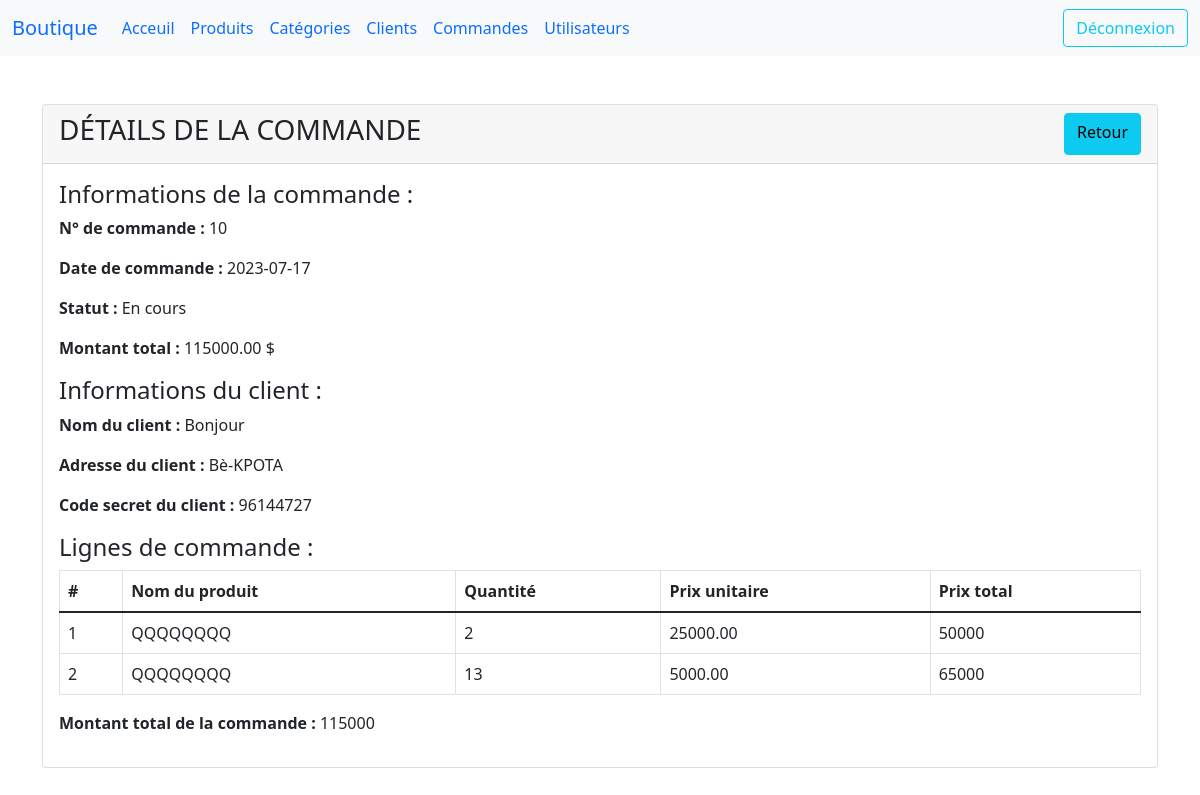
Page /exo-ecom/details-commande.php?id=8 on the committed database.
### tables this page shows
CREATE TABLE IF NOT EXISTS `commande` (
  `ID` int NOT NULL AUTO_INCREMENT,
  `date_commande` date NOT NULL,
  `statut` varchar(255) DEFAULT NULL,
  `montant_total` decimal(10,2) NOT NULL,
  `Client_ID` int NOT NULL,
  `Customer_ID` int NOT NULL,
  PRIMARY KEY (`ID`),
  KEY `Client_ID` (`Client_ID`),
  KEY `fk_commande_customer` (`Customer_ID`)
);

CREATE TABLE IF NOT EXISTS `customer` (
  `ID` int NOT NULL AUTO_INCREMENT,
  `nom` varchar(255) NOT NULL,
  `adresse` varchar(255) DEFAULT NULL,
  `email` varchar(255) NOT NULL,
  `mot_de_passe` varchar(255) NOT NULL,
  PRIMARY KEY (`ID`)
);

CREATE TABLE IF NOT EXISTS `commandeline` (
  `ID` int NOT NULL AUTO_INCREMENT,
  `quantite` int NOT NULL,
  `prix_unitaire` decimal(10,2) NOT NULL,
  `Client_ID` int NOT NULL,
  `Commande_ID` int NOT NULL,
  `Produit_ID` int NOT NULL,
  `Customer_ID` int NOT NULL,
  PRIMARY KEY (`ID`),
  KEY `Client_ID` (`Client_ID`),
  KEY `Commande_ID` (`Commande_ID`),
  KEY `Produit_ID` (`Produit_ID`),
  KEY `fk_commandeline_customer` (`Customer_ID`)
);

CREATE TABLE IF NOT EXISTS `produit` (
  `ID` int NOT NULL AUTO_INCREMENT,
  `nom` varchar(255) NOT NULL,
  `description` text,
  `prix` decimal(10,2) NOT NULL,
  `quantite_stock` int NOT NULL,
  `image` varchar(255) DEFAULT NULL,
  `Categorie_ID` int DEFAULT NULL,
  PRIMARY KEY (`ID`),
  KEY `Categorie_ID` (`Categorie_ID`)
);

### exo-ecom/details-commande.php (the view, shortened to what this page needs)
<?php
if (isset($_GET['id']) && !empty($_GET['id'])) {
    $orderId = $_GET['id'];
    require_once 'con_db.php';
    $query = "SELECT c.*, cu.*
              FROM commande c
              INNER JOIN customer cu ON c.Client_ID = cu.ID
              WHERE c.ID = $orderId";
    $result = mysqli_query($con, $query);
    if (mysqli_num_rows($result) > 0) {
        $row = mysqli_fetch_assoc($result);
        $queryCommandeLine = "SELECT cl.*, p.nom AS nom_produit, p.prix AS prix_unitaire
                              FROM commandeline cl
                              INNER JOIN produit p ON cl.Produit_ID = p.ID
                              WHERE cl.Commande_ID = $orderId";
        $resultCommandeLine = mysqli_query($con, $queryCommandeLine);
    } else {
        header("Location: afficher-commandes.php");
        exit();
    }
} else {
    header("Location: afficher-commandes.php");
    exit();
}
?>
<!DOCTYPE html>
<html lang="en">
<head>
    <link rel="stylesheet" href="bootstrap/css/bootstrap.min.css">
</head>
<body>
<?php include 'navbar.php'?>
<div class="container mt-5">
    <div class="card">
        <div class="card-header d-flex align-content-center justify-content-between">
            <h3>DÉTAILS DE LA COMMANDE</h3>
            <a class="btn btn-info" href="command-list.php">Retour</a>
        </div>
        <div class="card-body">
            <h4>Informations de la commande :</h4>
            <p><strong>N° de commande :</strong> <?php echo $row['ID']; ?></p>
            <p><strong>Date de commande :</strong> <?php echo $row['date_commande']; ?></p>
            <p><strong>Statut :</strong> <?php echo $row['statut']; ?></p>
            <p><strong>Montant total :</strong> <?php echo $row['montant_total']; ?> $</p>
            <h4>Informations du client :</h4>
            <p><strong>Nom du client :</strong> <?php echo $row['nom']; ?></p>
            <p><strong>Adresse du client :</strong> <?php echo $row['adresse']; ?></p>
            <p><strong>Code secret du client :</strong> <?php echo $row['mot_de_passe']; ?></p>
            <h4>Lignes de commande :</h4>
            <table class="table table-bordered">
                <thead>
                <tr>
                    <th>#</th>
                    <th>Nom du produit</th>
                    <th>Quantité</th>
                    <th>Prix unitaire</th>
                    <th>Prix total</th>
                </tr>
                </thead>
                <tbody>
                <?php
                $numero = 1;
                $totalCommande = 0;
                while ($rowCommandeLine = mysqli_fetch_assoc($resultCommandeLine)) {
                    $prixTotal = $rowCommandeLine['quantite'] * $rowCommandeLine['prix_unitaire'];
                    echo "<tr>";
                    echo "<td>" . $numero . "</td>";
                    echo "<td>" . $rowCommandeLine['nom_produit'] . "</td>";
                    echo "<td>" . $rowCommandeLine['quantite'] . "</td>";
                    echo "<td>" . $rowCommandeLine['prix_unitaire'] . "</td>";
                    echo "<td>" . $prixTotal . "</td>";
                    echo "</tr>";
                    $totalCommande += $prixTotal;
                    $numero++;
                }
                ?>
                </tbody>
            </table>
            <p><strong>Montant total de la commande :</strong> <?php echo $totalCommande; ?></p>
        </div>
    </div>
</div>
</body>
</html>

### rows in the picture
commande: customer.ID "10", date_commande "2023-07-17", statut "En cours", montant_total "115000.00", customer.nom "Bonjour", customer.adresse "Bè-KPOTA", customer.mot_de_passe "96144727"
commandeline: Produit_ID.nom "QQQQQQQQ", quantite "2", Produit_ID.prix "25000.00", quantite.prix "50000"
commandeline: Produit_ID.nom "QQQQQQQQ", quantite "13", Produit_ID.prix "5000.00", quantite.prix "65000"

### other values in the picture
$totalCommande "115000"
